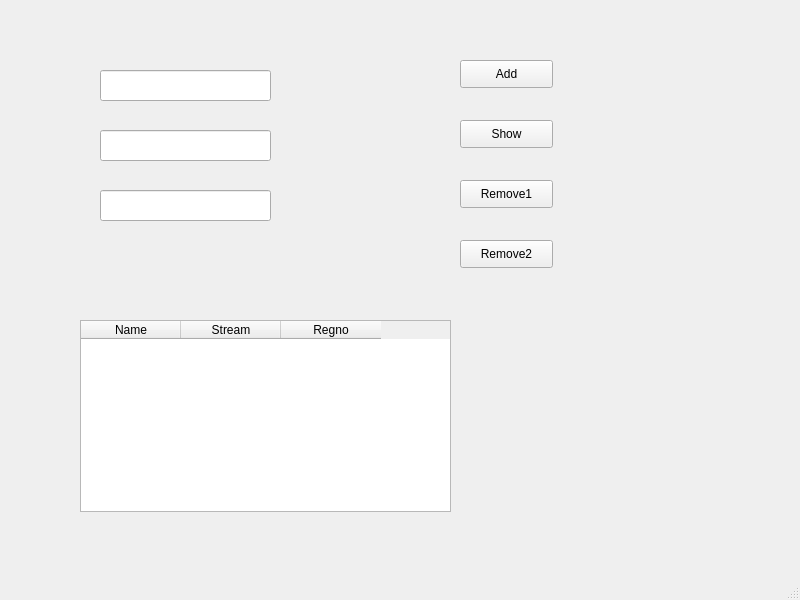
<?xml version="1.0" encoding="UTF-8"?>
<ui version="4.0">
 <class>MainWindow</class>
 <widget class="QMainWindow" name="MainWindow">
  <property name="geometry">
   <rect>
    <x>0</x>
    <y>0</y>
    <width>800</width>
    <height>600</height>
   </rect>
  </property>
  <property name="windowTitle">
   <string>MainWindow</string>
  </property>
  <widget class="QWidget" name="centralwidget">
   <widget class="QLineEdit" name="nametext">
    <property name="geometry">
     <rect>
      <x>100</x>
      <y>70</y>
      <width>171</width>
      <height>31</height>
     </rect>
    </property>
   </widget>
   <widget class="QLineEdit" name="streamtext">
    <property name="geometry">
     <rect>
      <x>100</x>
      <y>130</y>
      <width>171</width>
      <height>31</height>
     </rect>
    </property>
   </widget>
   <widget class="QLineEdit" name="lineEdit_3">
    <property name="geometry">
     <rect>
      <x>100</x>
      <y>190</y>
      <width>171</width>
      <height>31</height>
     </rect>
    </property>
   </widget>
   <widget class="QTableWidget" name="table">
    <property name="geometry">
     <rect>
      <x>80</x>
      <y>320</y>
      <width>371</width>
      <height>192</height>
     </rect>
    </property>
    <column>
     <property name="text">
      <string>Name</string>
     </property>
    </column>
    <column>
     <property name="text">
      <string>Stream</string>
     </property>
    </column>
    <column>
     <property name="text">
      <string>Regno</string>
     </property>
    </column>
   </widget>
   <widget class="QPushButton" name="add">
    <property name="geometry">
     <rect>
      <x>460</x>
      <y>60</y>
      <width>93</width>
      <height>28</height>
     </rect>
    </property>
    <property name="text">
     <string>Add</string>
    </property>
   </widget>
   <widget class="QPushButton" name="show">
    <property name="geometry">
     <rect>
      <x>460</x>
      <y>120</y>
      <width>93</width>
      <height>28</height>
     </rect>
    </property>
    <property name="text">
     <string>Show</string>
    </property>
   </widget>
   <widget class="QPushButton" name="remove1">
    <property name="geometry">
     <rect>
      <x>460</x>
      <y>180</y>
      <width>93</width>
      <height>28</height>
     </rect>
    </property>
    <property name="text">
     <string>Remove1</string>
    </property>
   </widget>
   <widget class="QPushButton" name="remove2">
    <property name="geometry">
     <rect>
      <x>460</x>
      <y>240</y>
      <width>93</width>
      <height>28</height>
     </rect>
    </property>
    <property name="text">
     <string>Remove2</string>
    </property>
   </widget>
  </widget>
  <widget class="QMenuBar" name="menubar">
   <property name="geometry">
    <rect>
     <x>0</x>
     <y>0</y>
     <width>800</width>
     <height>27</height>
    </rect>
   </property>
  </widget>
  <widget class="QStatusBar" name="statusbar"/>
 </widget>
 <resources/>
 <connections/>
</ui>
